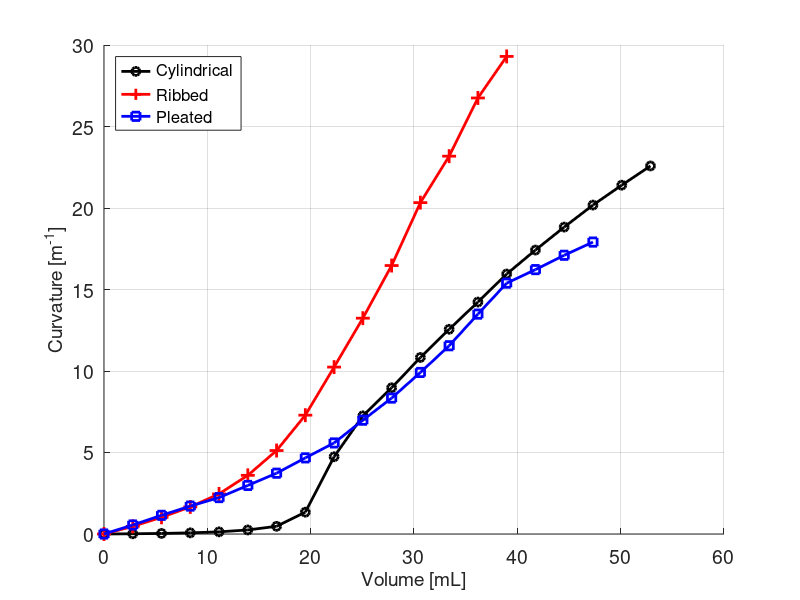
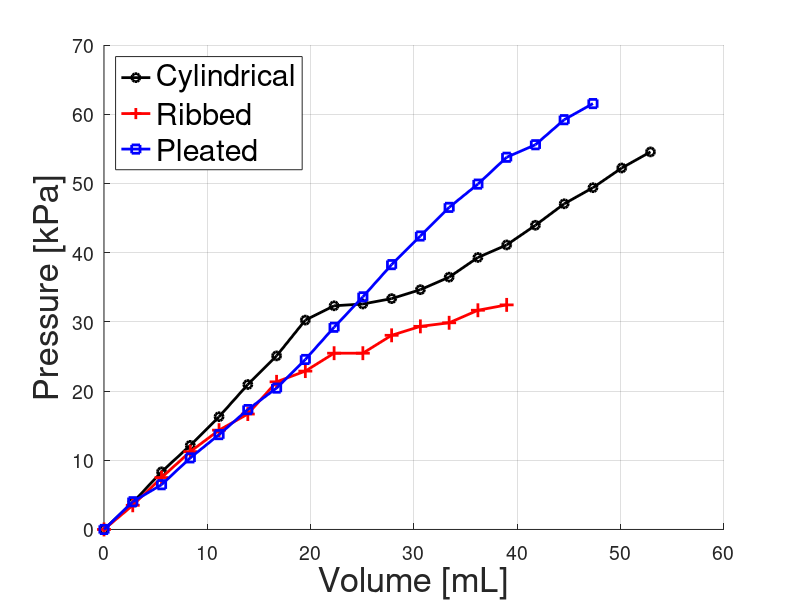
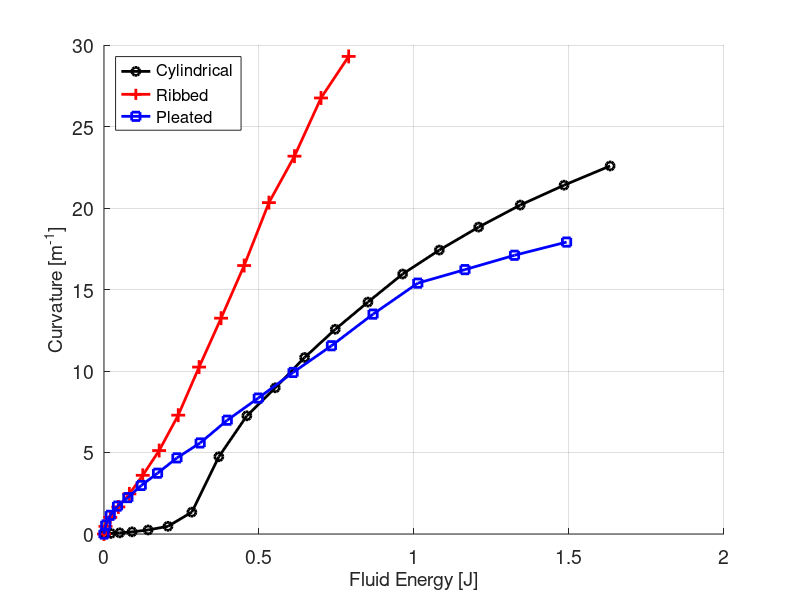

Source code (MATLAB) for these figures, in order:
function plotCharacterizations()
% cyl = cylindrical
% rib = ribbed
% ple = pleated

KILOPASCAL_PER_VOLT = (15.0/4.0)*6.89475729; % [kPa/V] for the pressure transducer
CENTIMETERS_PER_BIT = 5.0/4096; % [cm/'number'] for the jrk positional feedback
PISTON_DIAMETER = 3.81; % [cm]
PISTON_AREA = pi*(PISTON_DIAMETER/2)^2; % [cm^2]

cyl_voltage = [0.51, 0.660, 0.832, 0.980, 1.14, 1.32, 1.48, 1.68, 1.76, 1.77, 1.80, 1.85, 1.92, 2.03, 2.10, 2.21, 2.33, 2.42, 2.53, 2.62];
cyl_pressure = (cyl_voltage - cyl_voltage(1))*KILOPASCAL_PER_VOLT; % [kPa]
cyl_curvature = [0.0, 0.014, 0.035, 0.071, 0.132, 0.249, 0.472, 1.34, 4.74, 7.25, 8.97, 10.83, 12.56, 14.23, 15.95, 17.42, 18.83, 20.18, 21.40, 22.58]; % [1/m]
cyl_volume = (0:200:3800)*CENTIMETERS_PER_BIT*PISTON_AREA; % [cm^3] or [mL]
cyl_energy = calculateEnergy(cyl_volume, cyl_pressure);

% the curvature plot
p1 = figure(1);
a1 = axes('Parent',p1,'FontSize',14);
grid(a1,'on');
hold(a1,'all');
ylabel('Curvature [m^{-1}]', 'FontSize',14) % label left y-axis
xlabel('Volume [mL]', 'FontSize',14) % label x-axis
h1 = plot(cyl_volume, cyl_curvature);
set(h1, 'Color', 'k');
set(h1, 'LineStyle', '-');
set(h1, 'LineWidth', 2.0);
set(h1, 'Marker', 'o');

% the pressure plot
p2 = figure(2);
a2 = axes('Parent',p2,'FontSize',14);
grid(a2,'on');
hold(a2,'all');
ylabel('Pressure [kPa]', 'FontSize',25) % label right y-axis
xlabel('Volume [mL]', 'FontSize',25) % label x-axis
h2 = plot(cyl_volume, cyl_pressure);
set(h2, 'Color', 'k');
set(h2, 'LineStyle', '-');
set(h2, 'LineWidth', 2.0);
set(h2, 'Marker', 'o');

% the energy plot
p3 = figure(3);
a3 = axes('Parent',p3,'FontSize',14);
grid(a3,'on');
hold(a3,'all');
xlabel('Fluid Energy [J]', 'FontSize',14) % label right y-axis
ylabel('Curvature [m^{-1}]', 'FontSize',14) % label x-axis
h3 = plot(cyl_energy, cyl_curvature);
set(h3, 'Color', 'k');
set(h3, 'LineStyle', '-');
set(h3, 'LineWidth', 2.0);
set(h3, 'Marker', 'o');


%%%%%%%%%%%%%%%%%%%%%%%%%%%%%%%%%%%%%%%%%%%%%%%%%%%%%%%%%%%%%%%%%%%%%%%%%%%

rib_voltage = [0.515, 0.65, 0.805, 0.95, 1.07, 1.16, 1.34, 1.40, 1.50, 1.50, 1.60, 1.65, 1.67, 1.74, 1.77];
rib_pressure = (rib_voltage - rib_voltage(1))*KILOPASCAL_PER_VOLT; % [kPa]
rib_curvature = [0.0, 0.468, 1.024, 1.661, 2.46, 3.60, 5.12, 7.29, 10.24, 13.24, 16.47, 20.33, 23.18, 26.75, 29.30]; % [1/m]
rib_volume = (0:200:2800)*CENTIMETERS_PER_BIT*PISTON_AREA; % [cm^3] or [mL]
rib_energy = calculateEnergy(rib_volume, rib_pressure);

figure(1);
h1 = plot(rib_volume, rib_curvature);
set(h1, 'Color', 'r');
set(h1, 'LineStyle', '-');
set(h1, 'LineWidth', 2.0);
set(h1, 'Marker', '+');
set(h1, 'MarkerSize', 10);

figure(2);
h2 = plot(rib_volume, rib_pressure);
set(h2, 'Color', 'r');
set(h2, 'LineStyle', '-');
set(h2, 'LineWidth', 2.0);
set(h2, 'Marker', '+');
set(h2, 'MarkerSize', 10);


figure(3);
h3 = plot(rib_energy, rib_curvature);
set(h3, 'Color', 'r');
set(h3, 'LineStyle', '-');
set(h3, 'LineWidth', 2.0);
set(h3, 'Marker', '+');
set(h3, 'MarkerSize', 10);
%%%%%%%%%%%%%%%%%%%%%%%%%%%%%%%%%%%%%%%%%%%%%%%%%%%%%%%%%%%%%%%%%%%%%%%%%%%

ple_voltage = [0.52, 0.675, 0.770, 0.920, 1.05, 1.19, 1.31, 1.47, 1.65, 1.82, 2.0, 2.16, 2.32, 2.45, 2.60, 2.67, 2.81, 2.90];
ple_pressure = (ple_voltage - ple_voltage(1))*KILOPASCAL_PER_VOLT; % [kPa]
ple_curvature = [0, 0.554, 1.146, 1.712, 2.234, 2.98, 3.73, 4.67, 5.586, 6.982, 8.339, 9.911, 11.55, 13.49, 15.39, 16.22, 17.10, 17.91]; % [1/m]
ple_volume = (0:200:3400)*CENTIMETERS_PER_BIT*PISTON_AREA; % [cm^3] or [mL]
ple_energy = calculateEnergy(ple_volume, ple_pressure);

figure(1);
h1 = plot(ple_volume, ple_curvature);
set(h1, 'Color', 'b');
set(h1, 'LineStyle', '-');
set(h1, 'LineWidth', 2.0);
set(h1, 'Marker', 's');
legend({'Cylindrical', 'Ribbed', 'Pleated'}, 'Location','northwest', 'FontSize',12)

figure(2);
h2 = plot(ple_volume, ple_pressure);
set(h2, 'Color', 'b');
set(h2, 'LineStyle', '-');
set(h2, 'LineWidth', 2.0);
set(h2, 'Marker', 's');
legend({'Cylindrical', 'Ribbed', 'Pleated'}, 'Location','northwest','FontSize',22)

figure(3);
h3 = plot(ple_energy, ple_curvature);
set(h3, 'Color', 'b');
set(h3, 'LineStyle', '-');
set(h3, 'LineWidth', 2.0);
set(h3, 'Marker', 's');
legend({'Cylindrical', 'Ribbed', 'Pleated'}, 'Location','northwest','FontSize',12)

end

function energy = calculateEnergy(volume, pressure)
volume = volume*1.0e-6; % [m^3]
pressure = pressure*1000;
max_index = length(volume);
energy = zeros(1,max_index);

for i=1:length(volume)
    if(i==1)
        energy = 0;
    else
        delta_volume = volume(i)-volume(i-1);
        delta_pressure = pressure(i)-pressure(i-1);
        energy(i) = energy(i-1) + delta_volume*pressure(i-1) + 0.5*delta_pressure*delta_volume;
    end
end
end





